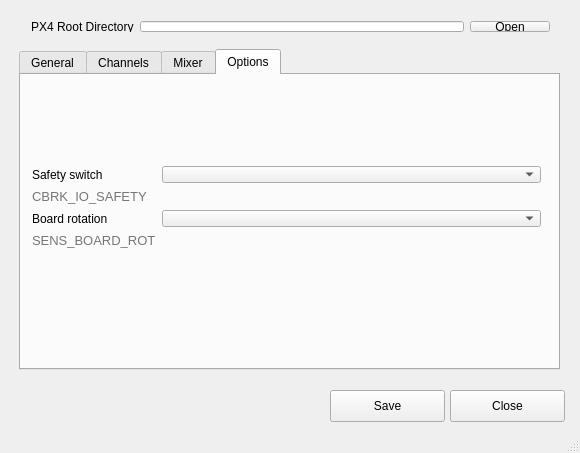
<?xml version="1.0" encoding="UTF-8"?>
<ui version="4.0">
 <class>MainWindow</class>
 <widget class="QMainWindow" name="MainWindow">
  <property name="geometry">
   <rect>
    <x>0</x>
    <y>0</y>
    <width>580</width>
    <height>453</height>
   </rect>
  </property>
  <property name="windowTitle">
   <string>MainWindow</string>
  </property>
  <widget class="QWidget" name="centralWidget">
   <widget class="QPushButton" name="save_button">
    <property name="geometry">
     <rect>
      <x>330</x>
      <y>390</y>
      <width>115</width>
      <height>32</height>
     </rect>
    </property>
    <property name="text">
     <string>Save</string>
    </property>
   </widget>
   <widget class="QTabWidget" name="tabWidget">
    <property name="geometry">
     <rect>
      <x>19</x>
      <y>49</y>
      <width>541</width>
      <height>321</height>
     </rect>
    </property>
    <property name="currentIndex">
     <number>3</number>
    </property>
    <widget class="QWidget" name="tab">
     <attribute name="title">
      <string>General</string>
     </attribute>
     <widget class="QWidget" name="formLayoutWidget">
      <property name="geometry">
       <rect>
        <x>160</x>
        <y>40</y>
        <width>211</width>
        <height>101</height>
       </rect>
      </property>
      <layout class="QFormLayout" name="formLayout">
       <item row="0" column="0">
        <widget class="QLabel" name="label_2">
         <property name="text">
          <string>ID</string>
         </property>
        </widget>
       </item>
       <item row="0" column="1">
        <widget class="QLineEdit" name="copter_id">
         <property name="text">
          <string>1100</string>
         </property>
         <property name="maxLength">
          <number>32</number>
         </property>
        </widget>
       </item>
       <item row="1" column="0">
        <widget class="QLabel" name="label_3">
         <property name="text">
          <string>Name</string>
         </property>
        </widget>
       </item>
       <item row="1" column="1">
        <widget class="QLineEdit" name="copter_name">
         <property name="text">
          <string>skyworks</string>
         </property>
        </widget>
       </item>
       <item row="2" column="0">
        <widget class="QLabel" name="label_4">
         <property name="text">
          <string>Type</string>
         </property>
        </widget>
       </item>
       <item row="2" column="1">
        <widget class="QComboBox" name="copter_type">
         <property name="currentIndex">
          <number>-1</number>
         </property>
        </widget>
       </item>
      </layout>
     </widget>
    </widget>
    <widget class="QWidget" name="tab_2">
     <attribute name="title">
      <string>Channels</string>
     </attribute>
     <widget class="QTableWidget" name="pwm_value_table">
      <property name="geometry">
       <rect>
        <x>0</x>
        <y>10</y>
        <width>531</width>
        <height>271</height>
       </rect>
      </property>
      <row>
       <property name="text">
        <string>1</string>
       </property>
      </row>
      <row>
       <property name="text">
        <string>2</string>
       </property>
      </row>
      <row>
       <property name="text">
        <string>3</string>
       </property>
      </row>
      <row>
       <property name="text">
        <string>4</string>
       </property>
      </row>
      <row>
       <property name="text">
        <string>5</string>
       </property>
      </row>
      <row>
       <property name="text">
        <string>6</string>
       </property>
      </row>
      <row>
       <property name="text">
        <string>7</string>
       </property>
      </row>
      <row>
       <property name="text">
        <string>8</string>
       </property>
      </row>
      <column>
       <property name="text">
        <string>min</string>
       </property>
      </column>
      <column>
       <property name="text">
        <string>max</string>
       </property>
      </column>
      <column>
       <property name="text">
        <string>disarmed</string>
       </property>
      </column>
      <column>
       <property name="text">
        <string>failsafe</string>
       </property>
      </column>
      <column>
       <property name="text">
        <string>rate</string>
       </property>
      </column>
     </widget>
    </widget>
    <widget class="QWidget" name="tab_3">
     <attribute name="title">
      <string>Mixer</string>
     </attribute>
     <widget class="QTableWidget" name="mixer_value_table">
      <property name="geometry">
       <rect>
        <x>-5</x>
        <y>51</y>
        <width>541</width>
        <height>241</height>
       </rect>
      </property>
      <row>
       <property name="text">
        <string>1</string>
       </property>
      </row>
      <row>
       <property name="text">
        <string>2</string>
       </property>
      </row>
      <row>
       <property name="text">
        <string>3</string>
       </property>
      </row>
      <row>
       <property name="text">
        <string>4</string>
       </property>
      </row>
      <column>
       <property name="text">
        <string>Control</string>
       </property>
      </column>
      <column>
       <property name="text">
        <string>Negtive Scale</string>
       </property>
      </column>
      <column>
       <property name="text">
        <string>Positive Scale</string>
       </property>
      </column>
      <column>
       <property name="text">
        <string>Offset</string>
       </property>
      </column>
     </widget>
     <widget class="QWidget" name="horizontalLayoutWidget_2">
      <property name="geometry">
       <rect>
        <x>10</x>
        <y>10</y>
        <width>191</width>
        <height>31</height>
       </rect>
      </property>
      <layout class="QHBoxLayout" name="horizontalLayout_2">
       <item>
        <widget class="QLabel" name="label_5">
         <property name="text">
          <string>Channel</string>
         </property>
        </widget>
       </item>
       <item>
        <widget class="QComboBox" name="mixer_channel"/>
       </item>
      </layout>
     </widget>
    </widget>
    <widget class="QWidget" name="tab_4">
     <attribute name="title">
      <string>Options</string>
     </attribute>
     <widget class="QWidget" name="formLayoutWidget_2">
      <property name="geometry">
       <rect>
        <x>0</x>
        <y>80</y>
        <width>531</width>
        <height>104</height>
       </rect>
      </property>
      <layout class="QFormLayout" name="formLayout_3">
       <item row="0" column="0">
        <widget class="QLabel" name="label_6">
         <property name="text">
          <string>Safety switch</string>
         </property>
        </widget>
       </item>
       <item row="0" column="1">
        <widget class="QComboBox" name="safety_switch"/>
       </item>
       <item row="2" column="0">
        <widget class="QLabel" name="label_7">
         <property name="text">
          <string>Board rotation</string>
         </property>
        </widget>
       </item>
       <item row="2" column="1">
        <widget class="QComboBox" name="board_rotation"/>
       </item>
       <item row="3" column="0">
        <widget class="QLabel" name="label_9">
         <property name="font">
          <font>
           <pointsize>10</pointsize>
          </font>
         </property>
         <property name="styleSheet">
          <string notr="true">color: rgb(118, 118, 118);</string>
         </property>
         <property name="text">
          <string>SENS_BOARD_ROT</string>
         </property>
        </widget>
       </item>
       <item row="1" column="0">
        <widget class="QLabel" name="label_8">
         <property name="font">
          <font>
           <pointsize>10</pointsize>
          </font>
         </property>
         <property name="styleSheet">
          <string notr="true">color: rgb(118, 118, 118);</string>
         </property>
         <property name="text">
          <string>CBRK_IO_SAFETY</string>
         </property>
        </widget>
       </item>
      </layout>
     </widget>
    </widget>
   </widget>
   <widget class="QPushButton" name="close_button">
    <property name="geometry">
     <rect>
      <x>450</x>
      <y>390</y>
      <width>115</width>
      <height>32</height>
     </rect>
    </property>
    <property name="text">
     <string>Close</string>
    </property>
   </widget>
   <widget class="QWidget" name="horizontalLayoutWidget">
    <property name="geometry">
     <rect>
      <x>20</x>
      <y>10</y>
      <width>541</width>
      <height>33</height>
     </rect>
    </property>
    <layout class="QHBoxLayout" name="horizontalLayout">
     <item>
      <widget class="QLabel" name="label">
       <property name="text">
        <string>PX4 Root Directory</string>
       </property>
      </widget>
     </item>
     <item>
      <widget class="QLineEdit" name="px4_directory"/>
     </item>
     <item>
      <widget class="QPushButton" name="open_px4_directory">
       <property name="text">
        <string>Open</string>
       </property>
      </widget>
     </item>
    </layout>
   </widget>
  </widget>
  <widget class="QStatusBar" name="statusBar"/>
 </widget>
 <layoutdefault spacing="6" margin="11"/>
 <resources/>
 <connections/>
</ui>
